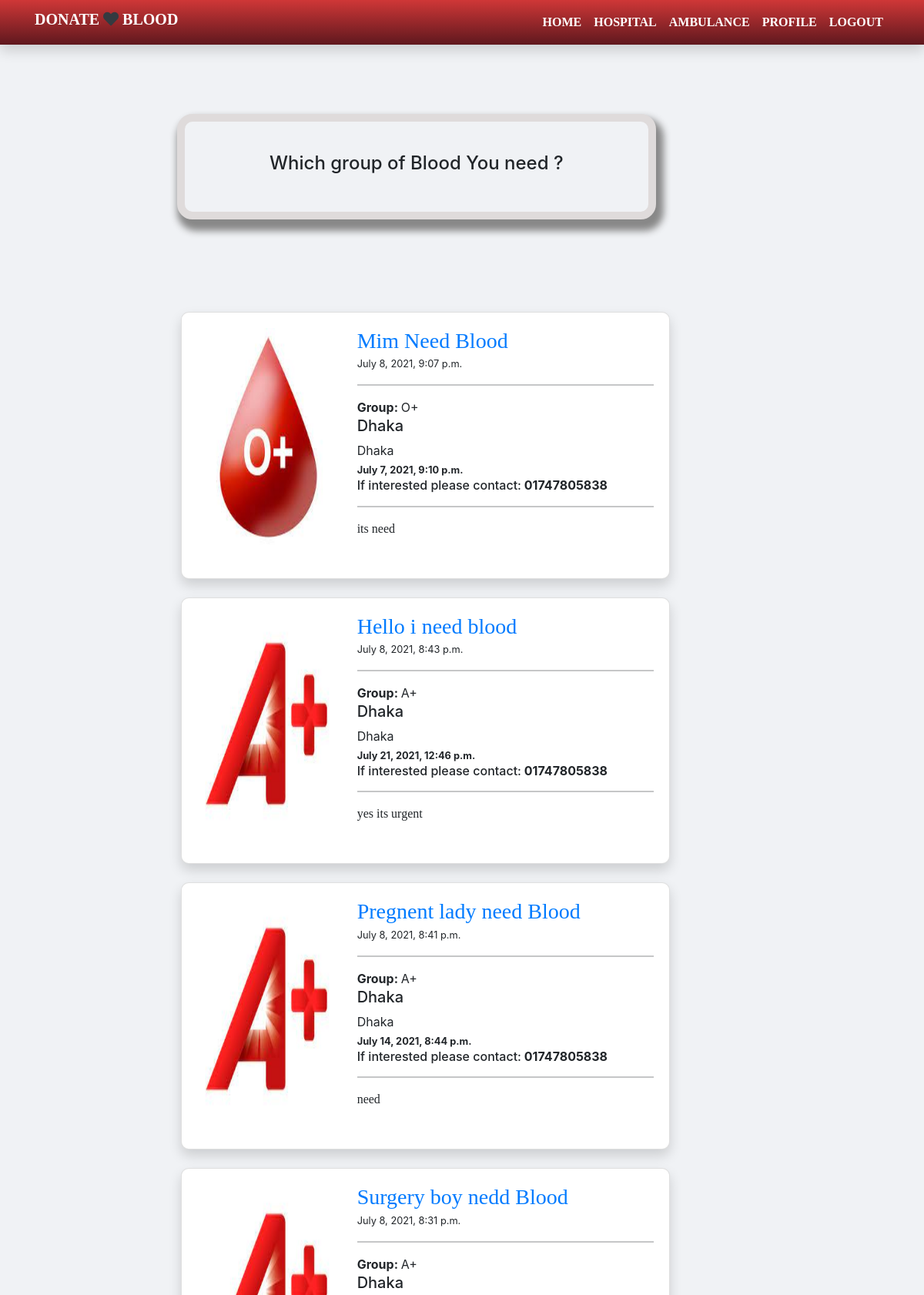
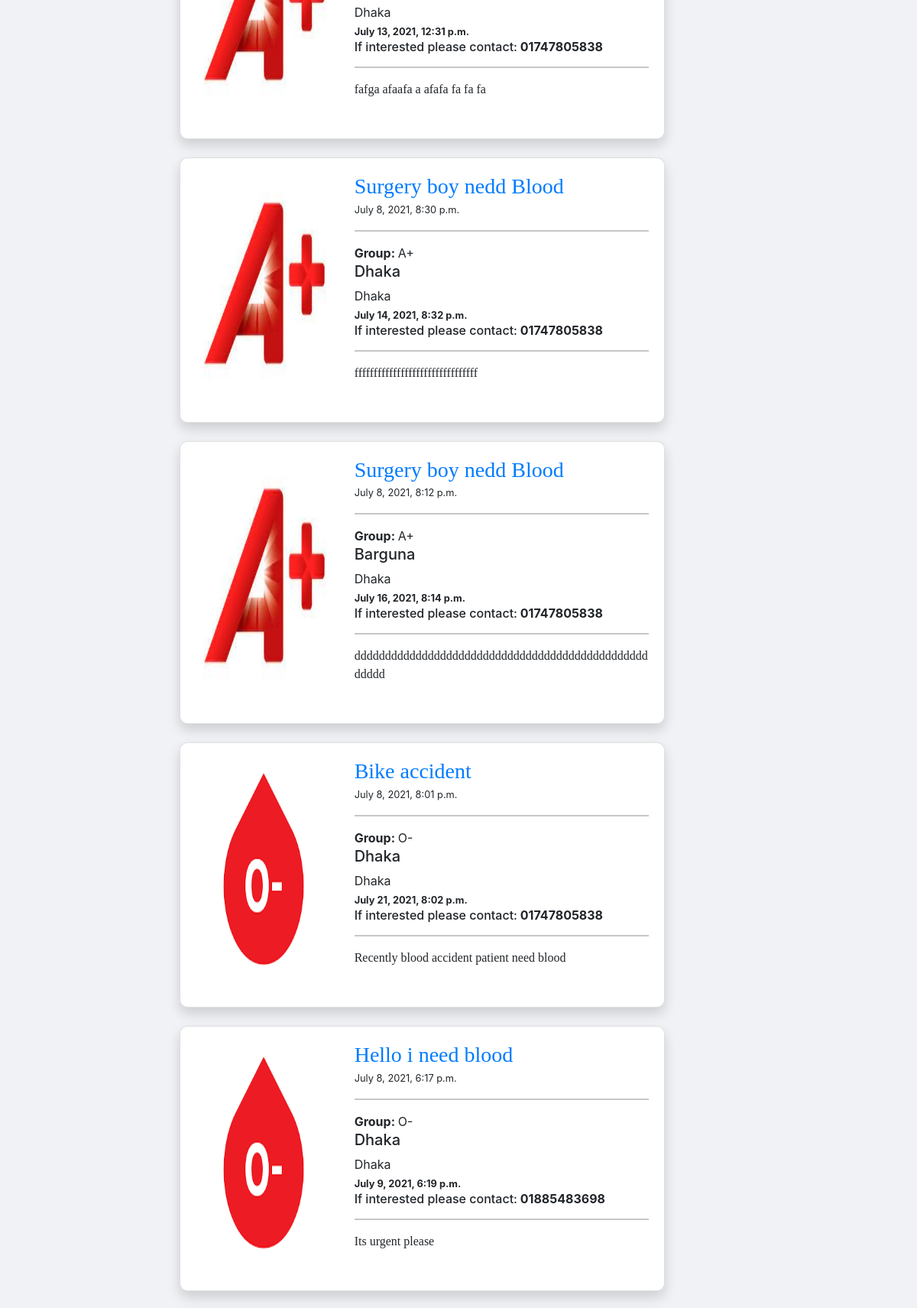
Page /blood_request/br/ (signed in, upper part) on the committed database (2 pictures, top to bottom).
### br/models.py (models this page shows, shortened)
class BloodRequest(models.Model):
    incident = models.CharField(max_length=254)
    blood_group = models.CharField(max_length=50 , choices=groups,default='A+')
    contact = models.CharField( max_length=50,null=True,blank=True)
    district = models.CharField(max_length=50,choices = districts,default='Dhaka')
    division = models.CharField(max_length=50,choices = divisions,default='Dhaka')
    blood_need = models.DateTimeField(null=True,auto_now_add=False,default=datetime.now, blank=True)
    time = models.DateTimeField(auto_now_add=True)
    email = models.EmailField(max_length=100)
    content = models.TextField(blank = True,null=True)
    author = models.ForeignKey(User,on_delete=models.CASCADE)
    class Meta:
        ordering = ('-time',)

### br/views.py (the view)
# urls.py: path('',views.home,name='home'),
@login_required(login_url='login')
def home(request):
    posts = BloodRequest.objects.all()
    group = request.POST.get('blood_group')
    mail = request.POST.get('email')
    contact = request.POST.get('contact')
    district = request.POST.get('district')
    doners = BloodDoner.objects.filter(group=group)
    mails = []
    districts = []
    contacts = []
    for mail in doners:
        mails.append(mail.email)
        districts.append(mail.district)
        contacts.append(mail.phone)
    if request.method =='POST':
        form = BloodRequestForm(request.POST)
        if form.is_valid():
            for d in districts:
                if d == district:
                    accout_sid = "AC4b78ecc8f287ae52055e3e572cb6f710"
                    auth_token = "5a38a9b56e30e66ebf8c9a567debbc38"
                    client = Client(accout_sid,auth_token)
                    send_mail('Hello doner we need your '+group+ ' blood ', 'Emergancy', 'mahinhasanaiub@gmail.com', mails,
                fail_silently=False)
            instance = form.save(commit=False)
            instance.author = request.user
            instance.save()
            form = BloodRequestForm()
    else:
        form = BloodRequestForm()
    context = {
        'posts':posts,
        'form':form,
    }
    return render(request,'br/create_post.html',context)

### br/date_time.py (called while the page is built)
    def decompress(self, value):
        if value:
            return [value.date(), value.strftime('%H:%M')]
        return [None, None]

### templates/br/create_post.html (shortened to what this page needs)
{% extends 'br/br_base.html' %}
{% load crispy_forms_tags %}
{% load static %}
{% block content %}
<div class="container">
    <div style="height: 10vh;">
    </div>
    <button type="button" class="btn  mt-5 offset-md-2 px-2" data-toggle="modal" data-target="#exampleModal"
        style="width: 56%;padding-top:40px;padding-bottom:40px;border:10px solid rgb(223, 219, 219);background: #f0f2f5;border-radius:20px;box-shadow: 5px 10px 10px 5px  #888888;">
        <h4>Which group of Blood You need ? </h4>
    </button>
    <div class="row mt-4 post">
    </div>
    <div class="row  pt-5">
        <div class="col-md-7 offset-md-2">
            {% for post in posts %}
            <div class="card shadow mb-4 " style="border-radius: 10px;">
                <div class="card-body mb-3 ">
                    <div class="row">
                        {% ifequal post.blood_group 'A+' %}
                        <div class="col-md-4">
                            <img src="{% static 'images/A+.jpeg' %}" alt="post image" style="width: 100%;height:100%">
                        </div>
                        {% endifequal %}
                        {% ifequal post.blood_group 'O+' %}
                        <div class="col-md-4">
                            <img src="{% static 'images/O+.jpeg' %}" alt="post image" style="width: 100%;height:100%">
                        </div>
                        {% endifequal %}
                        {% ifequal post.blood_group 'O-' %}
                        <div class="col-md-4">
                            <img src="{% static 'images/O-.png' %}" alt="post image" style="width: 100%;height:100%">
                        </div>
                        {% endifequal %}
                        <div class="col-md-8 ">
                            <a class="h3" href="{% url 'details' post.id %}"
                                style="text-decoration: none;font-family: NexusSerif;">{{post.incident}}</a><br>
                            <small>{{post.time}}</small>
                            <hr>
                            <span> <strong>Group: </strong> {{post.blood_group}} </span>
                            <div class="body">
                                <h5>{{post.district}}</h5> <span>{{post.division}}</span>
                            </div>
                            <small><strong><span>{{post.blood_need}}</span></strong></small>
                            <h6>If interested please contact:<strong> {{post.contact}}</strong></h6>
                            <hr>
                            <p class="text-justify my-3 " style="font-family: NexusSerif;">
                                {{post.content}}
                            </p>
                        </div>
                    </div>
                </div>
            </div>
            {% endfor %}
        </div>
    </div>
</div>
{% endblock content %}

### rows in the picture
BloodRequest: incident "Mim Need Blood", time "July 8, 2021, 9:07 p.m.", blood_group "O+", district "Dhaka", division "Dhaka", blood_need "July 7, 2021, 9:10 p.m.", contact "01747805838", content "its need"
BloodRequest: incident "Hello i need blood", time "July 8, 2021, 8:43 p.m.", blood_group "A+", district "Dhaka", division "Dhaka", blood_need "July 21, 2021, 12:46 p.m.", contact "01747805838", content "yes its urgent"
BloodRequest: incident "Pregnent lady need Blood", time "July 8, 2021, 8:41 p.m.", blood_group "A+", district "Dhaka", division "Dhaka", blood_need "July 14, 2021, 8:44 p.m.", contact "01747805838", content "need"
BloodRequest: incident "Surgery boy nedd Blood", time "July 8, 2021, 8:31 p.m.", blood_group "A+", district "Dhaka", division "Dhaka", blood_need "July 13, 2021, 12:31 p.m.", contact "01747805838", content "fafga afaafa a afafa fa fa fa"
BloodRequest: incident "Surgery boy nedd Blood", time "July 8, 2021, 8:30 p.m.", blood_group "A+", district "Dhaka", division "Dhaka", blood_need "July 14, 2021, 8:32 p.m.", contact "01747805838", content "ffffffffffffffffffffffffffffffff"
BloodRequest: incident "Surgery boy nedd Blood", time "July 8, 2021, 8:12 p.m.", blood_group "A+", district "Barguna", division "Dhaka", blood_need "July 16, 2021, 8:14 p.m.", contact "01747805838", content "ddddddddddddddddddddddddddddddddddddddddddddddddddddd"
BloodRequest: incident "Bike accident", time "July 8, 2021, 8:01 p.m.", blood_group "O-", district "Dhaka", division "Dhaka", blood_need "July 21, 2021, 8:02 p.m.", contact "01747805838", content "Recently blood accident patient need blood"
BloodRequest: incident "Hello i need blood", time "July 8, 2021, 6:17 p.m.", blood_group "O-", district "Dhaka", division "Dhaka", blood_need "July 9, 2021, 6:19 p.m.", contact "01885483698", content "Its urgent please"
